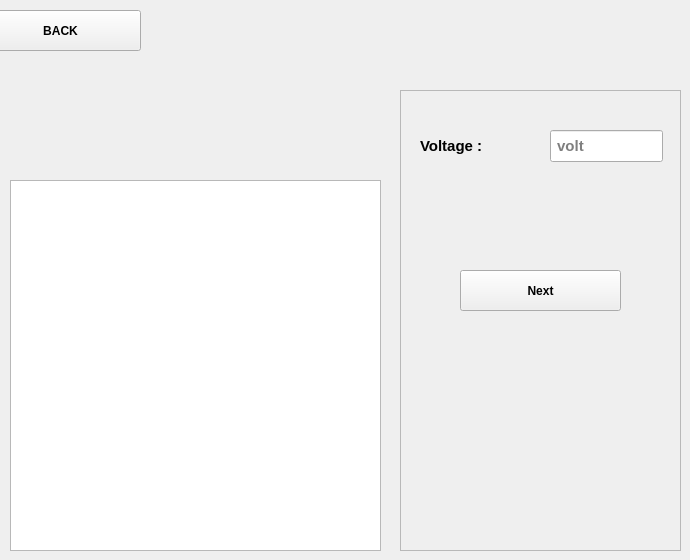
    <widget class="QWidget" name="tab_2">
     <attribute name="title">
      <string>Page</string>
     </attribute>
     <widget class="QFrame" name="frame_3">
      <property name="geometry">
       <rect>
        <x>400</x>
        <y>90</y>
        <width>281</width>
        <height>461</height>
       </rect>
      </property>
      <property name="frameShape">
       <enum>QFrame::StyledPanel</enum>
      </property>
      <property name="frameShadow">
       <enum>QFrame::Raised</enum>
      </property>
      <widget class="QLabel" name="label_12">
       <property name="geometry">
        <rect>
         <x>20</x>
         <y>40</y>
         <width>121</width>
         <height>31</height>
        </rect>
       </property>
       <property name="font">
        <font>
         <pointsize>11</pointsize>
         <weight>75</weight>
         <bold>true</bold>
        </font>
       </property>
       <property name="text">
        <string>Voltage :</string>
       </property>
      </widget>
      <widget class="QLineEdit" name="lineEdit_voltage">
       <property name="geometry">
        <rect>
         <x>150</x>
         <y>40</y>
         <width>113</width>
         <height>32</height>
        </rect>
       </property>
       <property name="font">
        <font>
         <pointsize>11</pointsize>
         <weight>75</weight>
         <bold>true</bold>
        </font>
       </property>
       <property name="text">
        <string/>
       </property>
       <property name="placeholderText">
        <string> volt</string>
       </property>
      </widget>
      <widget class="QPushButton" name="pushButton_ok_9">
       <property name="geometry">
        <rect>
         <x>60</x>
         <y>180</y>
         <width>161</width>
         <height>41</height>
        </rect>
       </property>
       <property name="font">
        <font>
         <weight>75</weight>
         <bold>true</bold>
        </font>
       </property>
       <property name="text">
        <string>Next</string>
       </property>
       <property name="shortcut">
        <string>Return</string>
       </property>
      </widget>
      <widget class="QLabel" name="label_14">
       <property name="geometry">
        <rect>
         <x>320</x>
         <y>250</y>
         <width>261</width>
         <height>91</height>
        </rect>
       </property>
       <property name="font">
        <font>
         <pointsize>10</pointsize>
         <weight>75</weight>
         <bold>true</bold>
        </font>
       </property>
       <property name="text">
        <string/>
       </property>
      </widget>
     </widget>
     <widget class="QPushButton" name="pushButton_EXIT_3">
      <property name="geometry">
       <rect>
        <x>-20</x>
        <y>10</y>
        <width>161</width>
        <height>41</height>
       </rect>
      </property>
      <property name="font">
       <font>
        <weight>75</weight>
        <bold>true</bold>
       </font>
      </property>
      <property name="text">
       <string>BACK</string>
      </property>
     </widget>
     <widget class="QLabel" name="label_13">
      <property name="geometry">
       <rect>
        <x>330</x>
        <y>450</y>
        <width>261</width>
        <height>91</height>
       </rect>
      </property>
      <property name="font">
       <font>
        <pointsize>10</pointsize>
        <weight>75</weight>
        <bold>true</bold>
       </font>
      </property>
      <property name="text">
       <string/>
      </property>
     </widget>
     <widget class="QTextEdit" name="textEdit_3">
      <property name="geometry">
       <rect>
        <x>10</x>
        <y>180</y>
        <width>371</width>
        <height>371</height>
       </rect>
      </property>
      <property name="font">
       <font>
        <pointsize>11</pointsize>
        <weight>75</weight>
        <bold>true</bold>
       </font>
      </property>
      <property name="html">
       <string>&lt;!DOCTYPE HTML PUBLIC &quot;-//W3C//DTD HTML 4.0//EN&quot; &quot;http://www.w3.org/TR/REC-html40/strict.dtd&quot;&gt;
&lt;html&gt;&lt;head&gt;&lt;meta name=&quot;qrichtext&quot; content=&quot;1&quot; /&gt;&lt;style type=&quot;text/css&quot;&gt;
p, li { white-space: pre-wrap; }
&lt;/style&gt;&lt;/head&gt;&lt;body style=&quot; font-family:'Noto Sans'; font-size:11pt; font-weight:600; font-style:normal;&quot;&gt;
&lt;p style=&quot;-qt-paragraph-type:empty; margin-top:0px; margin-bottom:0px; margin-left:0px; margin-right:0px; -qt-block-indent:0; text-indent:0px; font-size:10pt; font-weight:400;&quot;&gt;&lt;br /&gt;&lt;/p&gt;&lt;/body&gt;&lt;/html&gt;</string>
      </property>
     </widget>
    </widget>
